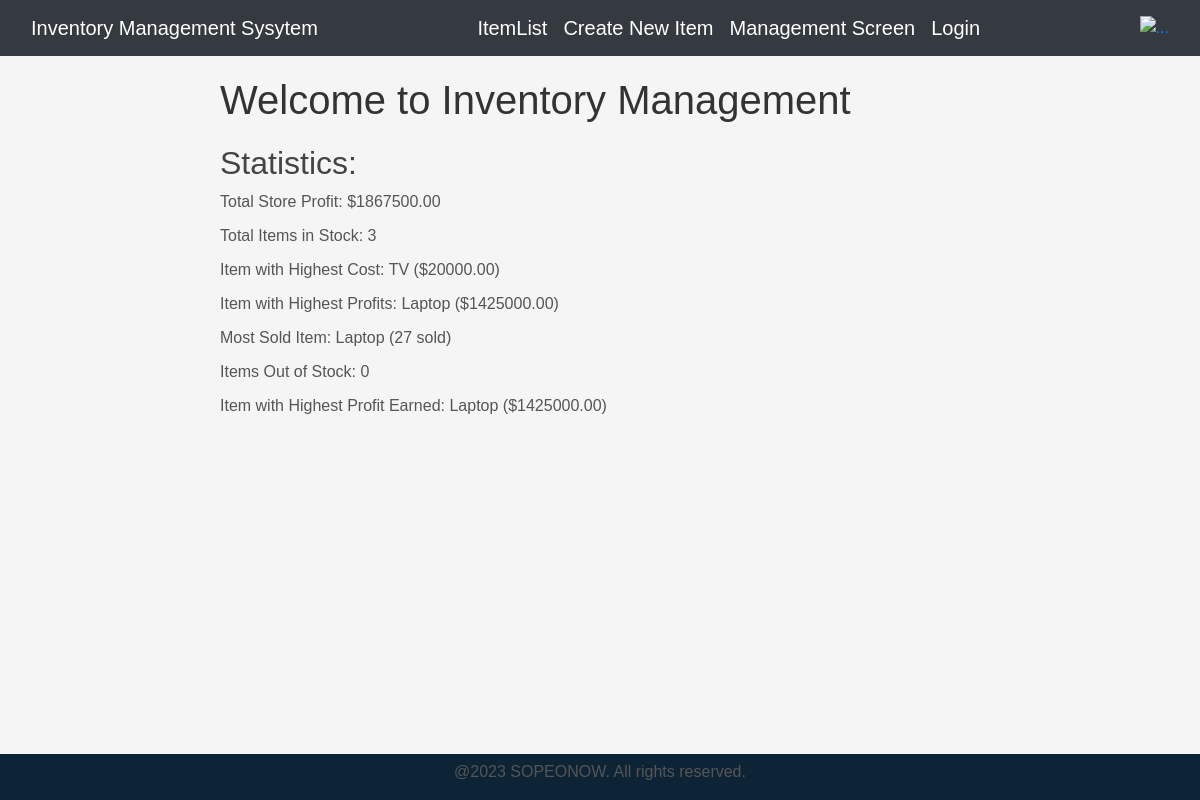
The app's page /IMS/home/, older data.
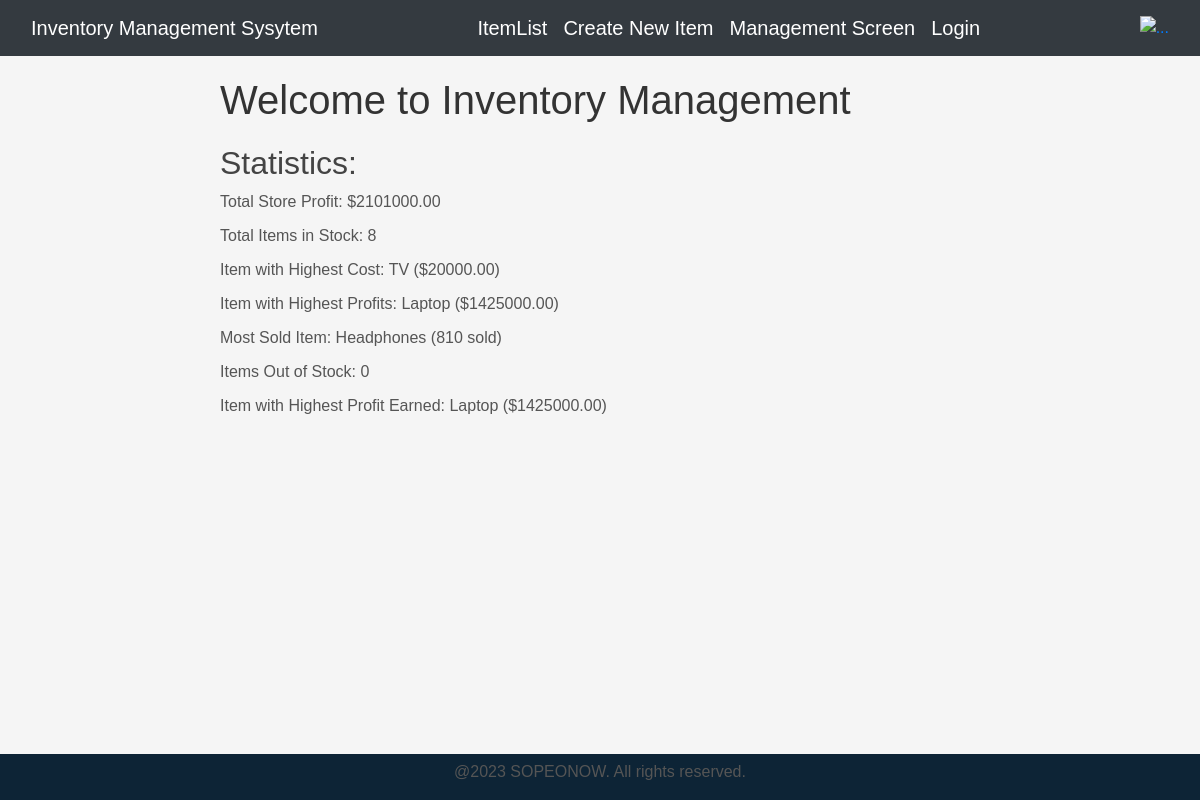
The same page, newer data.
### IMS/models.py (models this page shows, shortened)
class Inventory(models.Model):
    id = models.AutoField(primary_key=True)
    name = models.CharField(max_length=100)
    iin = models.CharField(max_length=100, default=uuid.uuid4)  # Item Identification Number
    cost = models.DecimalField(max_digits=10, decimal_places=2)
    quantity = models.PositiveIntegerField()
    quantity_sold = models.PositiveIntegerField(default=0)
    selling_price = models.DecimalField(max_digits=10, decimal_places=2)
    profit_earned = models.DecimalField(max_digits=10, decimal_places=2,default=0)
    revenue = models.DecimalField(max_digits=10, decimal_places=2,default=0)

### IMS/views.py (the view)
# urls.py: path('home/',views.home, name = "home"),
def home(request):
    items = Inventory.objects.all()
    total_profit = sum(item.profit_earned for item in items)
    total_items = items.count()
    highest_cost_item = items.order_by('-selling_price').first()
    highest_profit_item = items.order_by('-profit_earned').first()
    most_sold_item = items.order_by('-quantity_sold').first()
    out_of_stock_items = items.filter(quantity=0).count()
    highest_profit_earned_item = items.order_by('-profit_earned').first()
    context = {
        'total_profit': total_profit,
        'total_items': total_items,
        'highest_cost_item': highest_cost_item,
        'highest_profit_item': highest_profit_item,
        'most_sold_item': most_sold_item,
        'out_of_stock_items': out_of_stock_items,
        'highest_profit_earned_item': highest_profit_earned_item,
    }
    return render(request, 'home/index.html', context)

### IMS/templates/home/index.html (shortened to what this page needs)
{% extends 'main/ss.html'%}
{% block body %}
  <div class="container">
    <h1>Welcome to Inventory Management</h1>
    <h2>Statistics:</h2>
    <p>Total Store Profit: <span>${{ total_profit }}</span></p>
    <p>Total Items in Stock: <span>{{ total_items }}</span></p>
    {% if highest_cost_item %}
      <p>Item with Highest Cost: <span>{{ highest_cost_item.name }}</span> (${{ highest_cost_item.cost }})</p>
    {% else %}
      <p class="no-items">No items available</p>
    {% endif %}
    {% if highest_profit_item %}
      <p>Item with Highest Profits: <span>{{ highest_profit_item.name }}</span> (${{ highest_profit_item.profit_earned }})</p>
    {% else %}
      <p class="no-items">No items available</p>
    {% endif %}
    {% if most_sold_item %}
      <p>Most Sold Item: <span>{{ most_sold_item.name }}</span> ({{ most_sold_item.quantity_sold }} sold)</p>
    {% else %}
      <p class="no-items">No items available</p>
    {% endif %}
    <p>Items Out of Stock: <span>{{ out_of_stock_items }}</span></p>
    {% if highest_profit_earned_item %}
      <p>Item with Highest Profit Earned: <span>{{ highest_profit_earned_item.name }}</span> (${{ highest_profit_earned_item.profit_earned }})</p>
    {% else %}
      <p class="no-items">No items available</p>
    {% endif %}
  </div>
{% endblock %}

Row changes from the older to the newer data that the page shows:
added Inventory: name "Headphones", quantity_sold "810"
Text that changed along with them:
{{ total_profit }}: "1867500.00" → "2101000.00"
{{ total_items }}: "3" → "8"
{{ most_sold_item.name }}: "Laptop" → "Headphones"
{{ most_sold_item.quantity_sold }}: "27" → "810"
